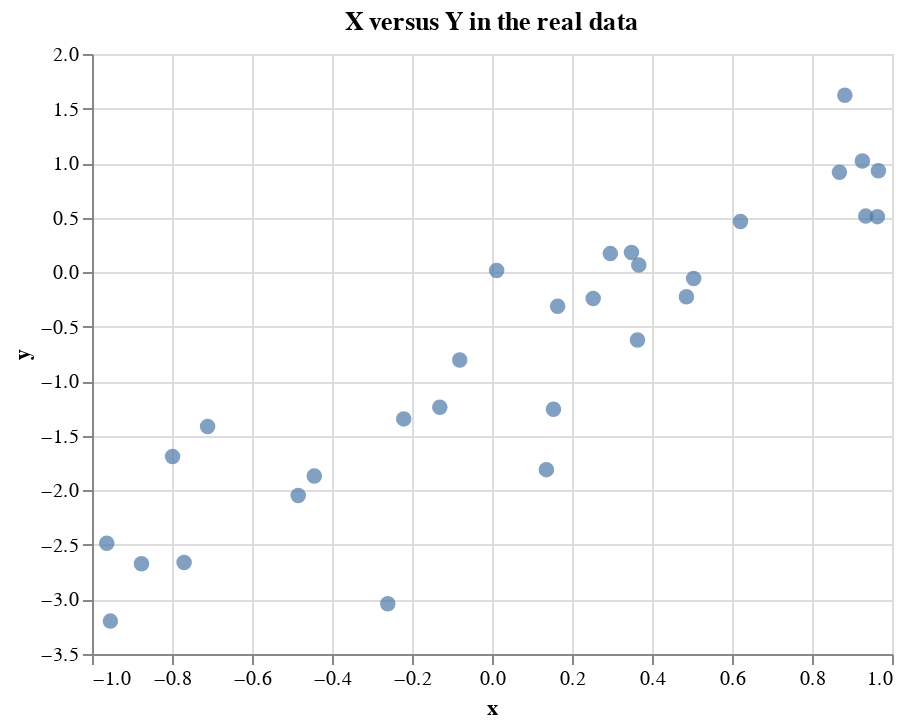

Source (notebook cell):
### Markdown cell above
## Motivating example
Throughout the post we will use a motivating problem to show what we mean.
Assume we have collected $N$ data points $(x_n, y_n), n\le N$ where $x_n \in R^2$ is a two dimensional vector, and $y_n \in R^1$ is a one dimensional response.
We generate the data using a very simple "neural net":
$$y_n = \beta_0 + \beta x_n + N(0,\sigma)$$

where $\beta_0$, $\beta$ and $\sigma$ are the parameters of the model. 
We will collect all three parameters in the parameter $\theta := \{ \beta_0, \beta, \sigma \}$ just to make it easier to write.

We can see that given both the input data $x_n$ and the parameters $\theta$ y_n is actually normally distributed.
That is what we call the likelihood function:

$$ P(D|\theta) = \prod_{n=1}^N P(y_n | \theta, x_n) = \prod_{n=1}^N N(\beta_0 + \beta x_n ,\sigma)$$

Let us generate a dataset with $\beta_0 = -1$, $\beta = 2.0$ and $\sigma = 0.1$:

### Code cell
N = 30
beta0 = torch.tensor([-1.0])
beta_true = torch.tensor([2.0])
sigma_true = torch.tensor([0.5])

X = dist.Uniform(-1,1).sample((N,))
Y = beta0 + X *beta_true + sigma_true*torch.normal(0,1, (N,))
data = {'x' : X,'y' : Y}

(
    alt.Chart(pd.DataFrame(data)).mark_circle(size=60)
    .encode(
        x='x',
        y='y')
    .properties(title="X versus Y in the real data")
    #.interactive()
)

### Figure 1 — Vega-Lite specification as saved in the notebook (floating-point values rounded to 4 significant figures)
{"config": {"view": {"continuousWidth": 400, "continuousHeight": 300}}, "data": {"name": "data-d2440f2e8a65182389854495475e3886"}, "mark": {"type": "circle", "size": 60}, "encoding": {"x": {"type": "quantitative", "field": "x"}, "y": {"type": "quantitative", "field": "y"}}, "title": "X versus Y in the real data", "$schema": "https://vega.github.io/schema/vega-lite/v4.8.1.json", "datasets": {"data-d2440f2e8a65182389854495475e3886": [{"x": 0.5042, "y": -0.05834}, {"x": -0.7986, "y": -1.69}, {"x": 0.6212, "y": 0.4638}, {"x": -0.4442, "y": -1.868}, {"x": 0.2959, "y": 0.1703}, {"x": -0.1305, "y": -1.237}, {"x": -0.4845, "y": -2.047}, {"x": 0.966, "y": 0.9294}, {"x": -0.08068, "y": -0.8042}, {"x": 0.1359, "y": -1.81}, {"x": 0.9343, "y": 0.5141}, {"x": 0.4861, "y": -0.2253}, {"x": 0.1641, "y": -0.3124}, {"x": 0.9259, "y": 1.019}, {"x": 0.01164, "y": 0.01581}, {"x": -0.711, "y": -1.414}, {"x": 0.3487, "y": 0.1797}, {"x": 0.9634, "y": 0.5091}, {"x": 0.3637, "y": -0.621}, {"x": -0.7698, "y": -2.66}, {"x": -0.2207, "y": -1.345}, {"x": -0.2606, "y": -3.039}, {"x": 0.3669, "y": 0.0655}, {"x": 0.1537, "y": -1.256}, {"x": -0.954, "y": -3.198}, {"x": -0.9631, "y": -2.485}, {"x": 0.8686, "y": 0.917}, {"x": 0.2529, "y": -0.2416}, {"x": 0.8821, "y": 1.621}, {"x": -0.8763, "y": -2.673}]}}
